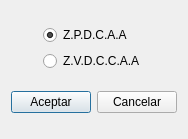
<?xml version="1.0" encoding="UTF-8"?>
<ui version="4.0">
 <class>dlgSelectZPDoZVD</class>
 <widget class="QDialog" name="dlgSelectZPDoZVD">
  <property name="geometry">
   <rect>
    <x>0</x>
    <y>0</y>
    <width>180</width>
    <height>139</height>
   </rect>
  </property>
  <property name="windowTitle">
   <string>Seleccione Z.P.D. o Z.V.D</string>
  </property>
  <layout class="QGridLayout" name="gridLayout">
   <item row="0" column="0">
    <spacer name="horizontalSpacer">
     <property name="orientation">
      <enum>Qt::Horizontal</enum>
     </property>
     <property name="sizeHint" stdset="0">
      <size>
       <width>24</width>
       <height>20</height>
      </size>
     </property>
    </spacer>
   </item>
   <item row="0" column="1">
    <layout class="QVBoxLayout" name="verticalLayout">
     <item>
      <widget class="QRadioButton" name="rB_ZPD">
       <property name="text">
        <string>Z.P.D.C.A.A</string>
       </property>
       <property name="checked">
        <bool>true</bool>
       </property>
      </widget>
     </item>
     <item>
      <widget class="QRadioButton" name="radioButton">
       <property name="text">
        <string>Z.V.D.C.C.A.A</string>
       </property>
      </widget>
     </item>
    </layout>
   </item>
   <item row="0" column="2">
    <spacer name="horizontalSpacer_2">
     <property name="orientation">
      <enum>Qt::Horizontal</enum>
     </property>
     <property name="sizeHint" stdset="0">
      <size>
       <width>24</width>
       <height>20</height>
      </size>
     </property>
    </spacer>
   </item>
   <item row="1" column="0" colspan="3">
    <layout class="QHBoxLayout" name="horizontalLayout">
     <item>
      <widget class="QPushButton" name="pB_Aceptar">
       <property name="text">
        <string>Aceptar</string>
       </property>
      </widget>
     </item>
     <item>
      <widget class="QPushButton" name="pB_Cancelar">
       <property name="text">
        <string>Cancelar</string>
       </property>
      </widget>
     </item>
    </layout>
   </item>
  </layout>
 </widget>
 <resources/>
 <connections/>
</ui>
